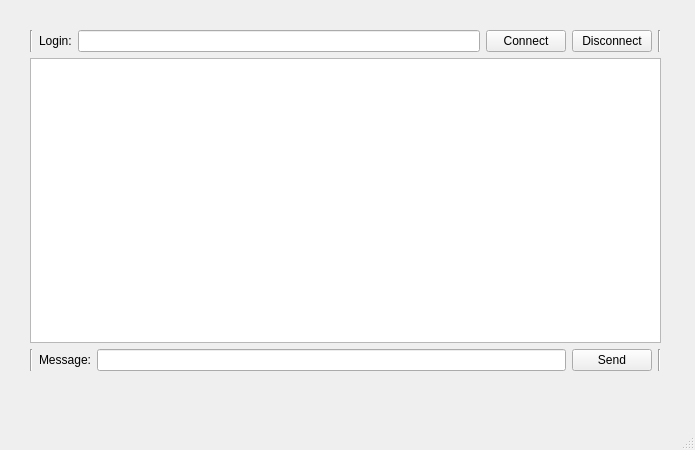
<?xml version="1.0" encoding="UTF-8"?>
<ui version="4.0">
 <class>ChatWindow</class>
 <widget class="QMainWindow" name="ChatWindow">
  <property name="geometry">
   <rect>
    <x>0</x>
    <y>0</y>
    <width>695</width>
    <height>450</height>
   </rect>
  </property>
  <property name="windowTitle">
   <string>ChatWindow</string>
  </property>
  <widget class="QWidget" name="centralwidget">
   <widget class="QWidget" name="verticalLayoutWidget">
    <property name="geometry">
     <rect>
      <x>30</x>
      <y>30</y>
      <width>631</width>
      <height>341</height>
     </rect>
    </property>
    <layout class="QVBoxLayout" name="verticalLayout">
     <item>
      <layout class="QGridLayout" name="gridLayout_2">
       <item row="0" column="0">
        <widget class="Line" name="line">
         <property name="orientation">
          <enum>Qt::Vertical</enum>
         </property>
        </widget>
       </item>
       <item row="0" column="1">
        <widget class="QLabel" name="label">
         <property name="text">
          <string>Login:</string>
         </property>
        </widget>
       </item>
       <item row="0" column="2">
        <widget class="QLineEdit" name="lineEditLogin"/>
       </item>
       <item row="0" column="3">
        <widget class="QPushButton" name="push_button_connect">
         <property name="text">
          <string>Connect</string>
         </property>
        </widget>
       </item>
       <item row="0" column="5">
        <widget class="Line" name="line_2">
         <property name="orientation">
          <enum>Qt::Vertical</enum>
         </property>
        </widget>
       </item>
       <item row="0" column="4">
        <widget class="QPushButton" name="push_button_disconnect">
         <property name="text">
          <string>Disconnect</string>
         </property>
        </widget>
       </item>
      </layout>
     </item>
     <item>
      <widget class="QTextEdit" name="textEditChat"/>
     </item>
     <item>
      <layout class="QGridLayout" name="gridLayout">
       <item row="0" column="3">
        <widget class="QPushButton" name="push_button_send_message">
         <property name="text">
          <string>Send</string>
         </property>
        </widget>
       </item>
       <item row="0" column="2">
        <widget class="QLineEdit" name="lineEditMessage"/>
       </item>
       <item row="0" column="1">
        <widget class="QLabel" name="labelMessage">
         <property name="text">
          <string>Message:</string>
         </property>
        </widget>
       </item>
       <item row="0" column="0">
        <widget class="Line" name="line_3">
         <property name="orientation">
          <enum>Qt::Vertical</enum>
         </property>
        </widget>
       </item>
       <item row="0" column="4">
        <widget class="Line" name="line_4">
         <property name="orientation">
          <enum>Qt::Vertical</enum>
         </property>
        </widget>
       </item>
      </layout>
     </item>
    </layout>
   </widget>
  </widget>
  <widget class="QMenuBar" name="menubar">
   <property name="geometry">
    <rect>
     <x>0</x>
     <y>0</y>
     <width>695</width>
     <height>22</height>
    </rect>
   </property>
  </widget>
  <widget class="QStatusBar" name="statusbar"/>
 </widget>
 <resources/>
 <connections/>
</ui>
